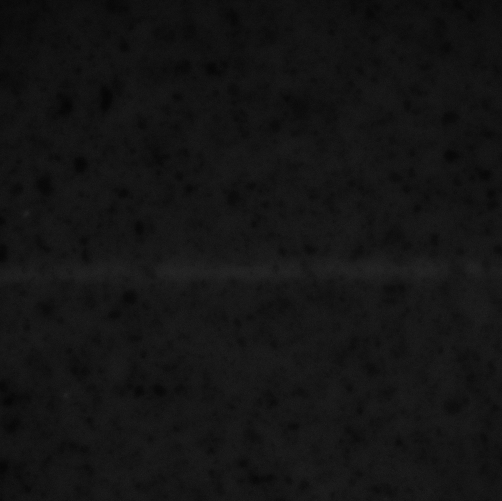
#> input picture UVData/im0.tif, 1004 x 1002 px (shown at 1/2 size)
$ python test_background.py
#> lines starting #> are read from the running program, lines starting #| are printed output that depends on the picture; after the words box and inside, x2 and y2 are one past the last pixel; in counts of white or black regions, pixels touching at a corner belong together
### background_rm.py
# -*- coding: utf-8 -*-
"""
Created on Tue Jun  7 16:13:14 2016

@author: quentinpeter

This scripts automates the background removal

Copyright (C) 2016  Quentin Peter

This program is free software: you can redistribute it and/or modify
it under the terms of the GNU General Public License as published by
the Free Software Foundation, either version 3 of the License, or
(at your option) any later version.

This program is distributed in the hope that it will be useful,
but WITHOUT ANY WARRANTY; without even the implied warranty of
MERCHANTABILITY or FITNESS FOR A PARTICULAR PURPOSE.  See the
GNU General Public License for more details.

You should have received a copy of the GNU General Public License
along with this program.  If not, see <http://www.gnu.org/licenses/>.
"""
import image_registration.image as ir
import image_registration.channel as cr
import numpy as np
import cv2
from scipy.special import erfinv
import warnings
warnings.filterwarnings('ignore', 'Mean of empty slice',RuntimeWarning)
warnings.filterwarnings('ignore', 'invalid value encountered in less',RuntimeWarning)
import scipy
import scipy.ndimage.measurements as msr
sobel = scipy.ndimage.filters.sobel

# [346 lines left out: functions remove_curve_background, same_size, backgroundTreshold, getCircle, backgroundMask, signalMask and 1 more, not called in this run]

def getidx(y,x, deg=2):
    """function to order powers in psize"""
    return ((2*(deg+1)+1)*y-y**2)//2+x

#@profile
# [184 lines left out: functions polyfit2dcoeff, getPeaks, not called in this run]

### test_background.py
# -*- coding: utf-8 -*-
"""
Test with some images

Copyright (C) 2016  Quentin Peter

This program is free software: you can redistribute it and/or modify
it under the terms of the GNU General Public License as published by
the Free Software Foundation, either version 3 of the License, or
(at your option) any later version.

This program is distributed in the hope that it will be useful,
but WITHOUT ANY WARRANTY; without even the implied warranty of
MERCHANTABILITY or FITNESS FOR A PARTICULAR PURPOSE.  See the
GNU General Public License for more details.

You should have received a copy of the GNU General Public License
along with this program.  If not, see <http://www.gnu.org/licenses/>.

"""
#%% Imports
from matplotlib.pyplot import figure, plot, imshow, show,close,semilogy, hold,colorbar
import matplotlib.pyplot as plt
import matplotlib.image as mpimg
import numpy as np
import image_registration.image as ir
import image_registration.channel as cr
import background_rm as rmbg
import importlib
import cv2
import warnings
#%% Reload if changed
importlib.reload(ir)
importlib.reload(cr)
importlib.reload(rmbg)

#%% load images
fns=['UVData/im0.tif']
fns.append('UVData/ba_e1105qt5_500ms.tif')
fns.append('UVData/ba_e1105qt5bg2_1000ms.tif')
imgs=[mpimg.imread(fn) for fn in fns]
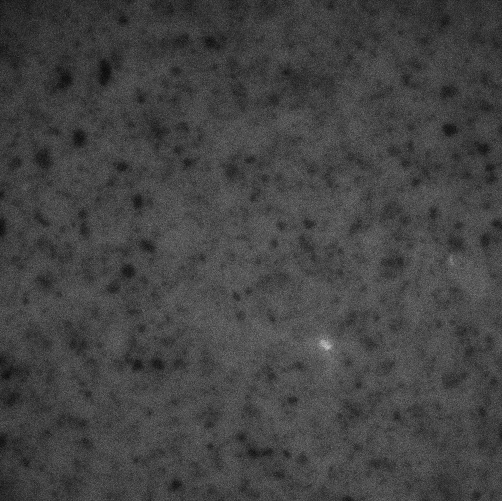
#> input picture UVData/ba_e1105qt5_500ms.tif, 1004 x 1002 px (shown at 1/2 size)
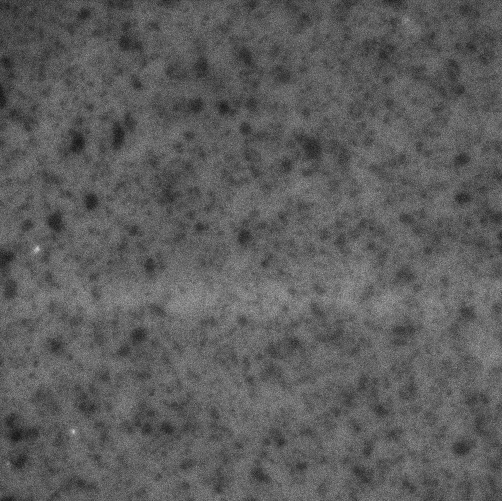
#> input picture UVData/ba_e1105qt5bg2_1000ms.tif, 1004 x 1002 px (shown at 1/2 size)
#> imgs = 3 items

#%% Plot images
#"""
for im in imgs:
    figure()
    imshow(im)
    colorbar()
#> this loop made 3 passes
#"""

#%% Remove background
bg=imgs[1]
#> bg is the input picture: shape (1002, 1004) uint16; min 22, max 8049, mean 2217
im0=imgs[2]
#> im0 is the input picture: shape (1002, 1004) uint16; min 417, max 7271, mean 2902.7
im1=imgs[0]
#> im1 is the input picture: shape (1002, 1004) uint16; min 887, max 14929, mean 5255.7

#remove noise from background to reduce noise
#bg=cv2.GaussianBlur(bg,(3,3),1)

data0=rmbg.remove_curve_background(im0,bg)
#> in remove_curve_background, `nanim=np.isnan(im)`: nanim: shape (1002, 1004) bool; every value is 0
#> in backgroundMask, `finite=np.isfinite(im)`: finite: shape (1002, 1004) bool; every value is 1
#> in backgroundTreshold, `immin=np.nanmin(im)`: immin = 417
#> in backgroundTreshold, `immax=np.nanmax(im)`: immax = 7271
#> in backgroundTreshold, `hist,*_= np.histogram(im[np.isfinite(im)],1000,[immin,immax])`: hist = 1000 values, max 4575 at index 329, min 0 at index 1, mean 1006
#> in backgroundTreshold, `m=hist[1:-1].argmax()+1#don't want saturated values`: m = 329
#> in backgroundTreshold, `m=m*(immax-immin)/1000+immin`: m = 2672
#> in backgroundTreshold, `std=np.sqrt(((m-im[im<m])**2).mean())`: std = 539.2
#> in backgroundMask, `valid=im<backgroundTreshold(im,nstd)`: valid: shape (1002, 1004) bool; 97.8% white; black in thin lines or dots
#> in backgroundMask, `valid=cv2.erode(valid,getCircle(r))`: valid: shape (1002, 1004); values 0 (black) and 1 (white), 77.2% white; 3220 black regions (1866 under 20 px), largest, box (x1, y1, x2, y2) and area: (34, 496, 827, 675) 53104, (813, 505, 953, 689) 8887, (437, 731, 627, 847) 6119
#> in backgroundMask, `valid=cv2.dilate(valid,getCircle(r+r//2))`: valid: shape (1002, 1004); values 0 (black) and 1 (white), 98% white; 595 black regions (500 under 20 px), largest, box (x1, y1, x2, y2) and area: (330, 554, 438, 638) 3466, (517, 557, 583, 636) 2170, (664, 527, 747, 625) 2145
#> in backgroundMask, `valid=cv2.erode(valid,getCircle(r))`:
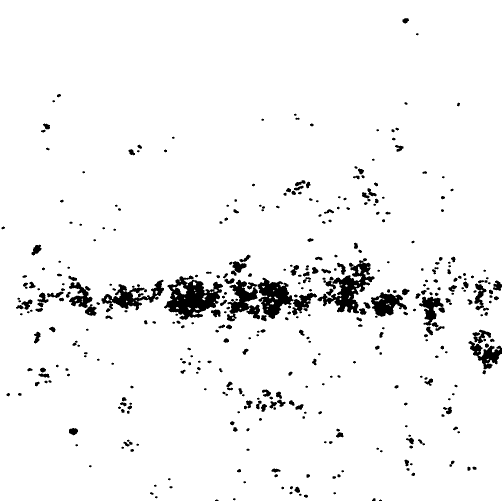
#> valid: shape (1002, 1004) (shown at 1/2 size); values 0 (black) and 1 (white), 95.4% white; 398 black regions (106 under 20 px), largest, box (x1, y1, x2, y2) and area: (328, 551, 446, 640) 5554, (635, 516, 749, 627) 4407, (515, 555, 587, 638) 3263
#> in backgroundMask (call 2), `valid=im<backgroundTreshold(im,nstd)`: valid: shape (1002, 1004) bool; 100% white; black in thin lines or dots, all inside (x1, y1, x2, y2) = (449, 378, 905, 701)
#> in backgroundMask (call 2), `valid=cv2.erode(valid,getCircle(r))`: valid: shape (1002, 1004); values 0 (black) and 1 (white), 99.9% white; 4 black regions (2 under 20 px), largest, box (x1, y1, x2, y2) and area: (637, 678, 669, 703) 468, (899, 519, 907, 524) 28
#> in backgroundMask (call 2), `valid=cv2.dilate(valid,getCircle(r+r//2))`: valid: shape (1002, 1004); values 0 (black) and 1 (white), 100% white; 1 black region, box (x1, y1, x2, y2) and area: (641, 681, 662, 699) 219
#> in backgroundMask (call 2), `valid=cv2.erode(valid,getCircle(r))`: valid: shape (1002, 1004); values 0 (black) and 1 (white), 100% white; 1 black region, box (x1, y1, x2, y2) and area: (639, 679, 664, 701) 357
#> after the loop in polyfit2dcoeff, `for yp in range(deg*2+1):`:
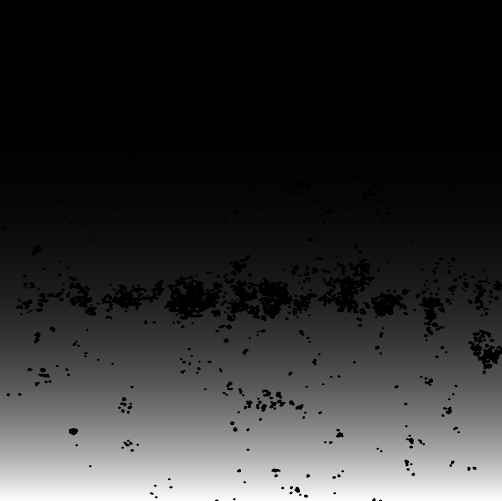
#> vtmpmasked: shape (1002, 1004) float32 (shown at 1/2 size); min 0, max 1e+12, mean 1.93e+11; drawn with min black and max white
#> after the loop in polyfit2dcoeff, `for yp in range(deg*2+1):`: SOPV = [[959857, 479041152, 3.21e+11, 2.42e+14, 1.94e+17], [475312096, 2.37e+11, 1.58e+14, 1.19e+17, 2.38e-44], [3.18e+11, 1.59e+14, 1.06e+17, 7.01e-45, 3.92e-44], [2.41e+14, 1.2e+17, 4.48e-44, 3.5e-44, 6.56e-43], [1.94e+17, 9.6e-43, 7.01e-45, 7.01e-45, 2.38e-44]]
#> in polyfit2dcoeff, `A=np.zeros((psize,psize),dtype='float32')`: A = [[0, 0, 0, 0, 0, 0], [0, 0, 0, 0, 0, 0], [0, 0, 0, 0, 0, 0], [0, 0, 0, 0, 0, 0], [0, 0, 0, 0, 0, 0], [0, 0, 0, 0, 0, 0]]
#> after the loop in polyfit2dcoeff, `for yi in range(deg+1):`: A = [[959857, 479041152, 3.21e+11, 475312096, 2.37e+11, 3.18e+11], [479041152, 3.21e+11, 2.42e+14, 2.37e+11, 1.58e+14, 1.59e+14], [3.21e+11, 2.42e+14, 1.94e+17, 1.58e+14, 1.19e+17, 1.06e+17], [475312096, 2.37e+11, 1.58e+14, 3.18e+11, 1.59e+14, 2.41e+14], [2.37e+11, 1.58e+14, 1.19e+17, 1.59e+14, 1.06e+17, 1.2e+17], [3.18e+11, 1.59e+14, 1.06e+17, 2.41e+14, 1.2e+17, 1.94e+17]]
#> in polyfit2dcoeff, `d[np.logical_not(valid)]=0`:
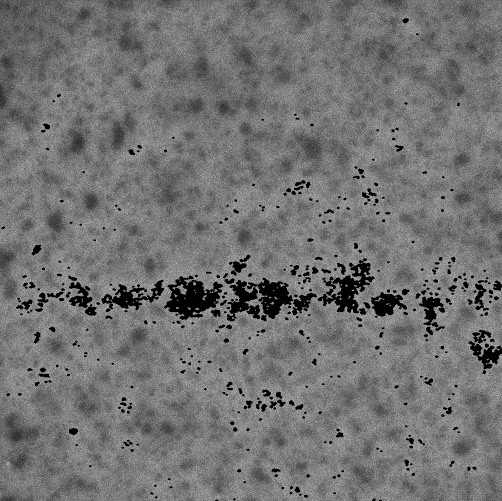
#> d: shape (1002, 1004) float32 (shown at 1/2 size); min 0, max 6075, mean 2733.4; drawn with min black and max white
#> in polyfit2dcoeff, `b=np.dot(np.reshape(vandermasked,(vandermasked.shape[0],-1)), np.resha..`: b = [2.75e+09, 1.38e+12, 9.27e+14, 1.39e+12, 6.99e+14, 9.34e+14]
#> in polyfit2dcoeff, `c=np.linalg.solve(A, b)`: c = [2327.1, 0.709, -0.000562, 1.57, 1.04e-06, -0.00122]
#> in polyfit2d, `ret=np.zeros(im.shape,dtype=c.dtype)`: ret: shape (1002, 1004) float32; every value is 0
#> the loop in polyfit2d, `for coeff, mat in zip(c,vander):` made 6 passes
#> call 2 of polyfit2dcoeff, with deg = 2, vanderOut = array of shape (6, 1002, 1004)
#> after the loop in polyfit2dcoeff (call 2), `for yp in range(deg*2+1):`: SOPV = [[1005651, 504280608, 3.37e+11, 2.54e+14, 2.04e+17], [503260928, 2.52e+11, 1.69e+14, 1.27e+17, 2.38e-44], [3.36e+11, 1.68e+14, 1.13e+17, 7.01e-45, 3.92e-44], [2.52e+14, 1.27e+17, 4.48e-44, 3.5e-44, 6.56e-43], [2.02e+17, 9.6e-43, 7.01e-45, 7.01e-45, 2.38e-44]]
#> in polyfit2dcoeff (call 2), `A=np.zeros((psize,psize),dtype='float32')`: A = [[0, 0, 0, 0, 0, 0], [0, 0, 0, 0, 0, 0], [0, 0, 0, 0, 0, 0], [0, 0, 0, 0, 0, 0], [0, 0, 0, 0, 0, 0], [0, 0, 0, 0, 0, 0]]
#> after the loop in polyfit2dcoeff (call 2), `for yi in range(deg+1):`: A = [[1005651, 504280608, 3.37e+11, 503260928, 2.52e+11, 3.36e+11], [504280608, 3.37e+11, 2.54e+14, 2.52e+11, 1.69e+14, 1.68e+14], [3.37e+11, 2.54e+14, 2.04e+17, 1.69e+14, 1.27e+17, 1.13e+17], [503260928, 2.52e+11, 1.69e+14, 3.36e+11, 1.68e+14, 2.52e+14], [2.52e+11, 1.69e+14, 1.27e+17, 1.68e+14, 1.13e+17, 1.27e+17], [3.36e+11, 1.68e+14, 1.13e+17, 2.52e+14, 1.27e+17, 2.02e+17]]
#> in polyfit2dcoeff (call 2), `d[np.logical_not(valid)]=0`:
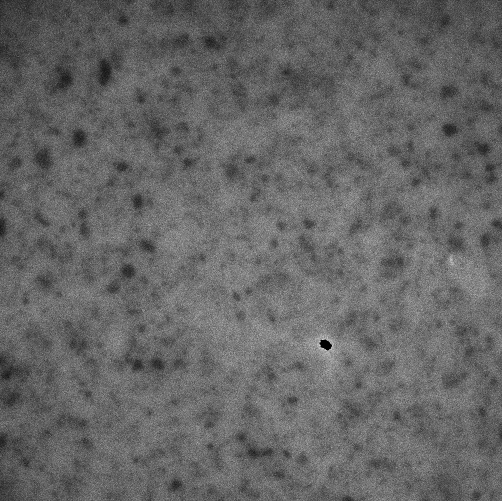
#> d: shape (1002, 1004) float32 (shown at 1/2 size); min 0, max 5535, mean 2215.2; drawn with min black and max white
#> in polyfit2dcoeff (call 2), `b=np.dot(np.reshape(vandermasked,(vandermasked.shape[0],-1)), np.resha..`: b = [2.23e+09, 1.14e+12, 7.63e+14, 1.15e+12, 5.91e+14, 7.7e+14]
#> in polyfit2dcoeff (call 2), `c=np.linalg.solve(A, b)`: c = [1286.3, 1.77, -0.00154, 2.41, 0.000121, -0.00203]
#> the loop in polyfit2d (call 2), `for coeff, mat in zip(c,vander):` made 6 passes
#> in remove_curve_background, `bg=bg/polyfit2d(bg,deg,mask=maskbg)`:
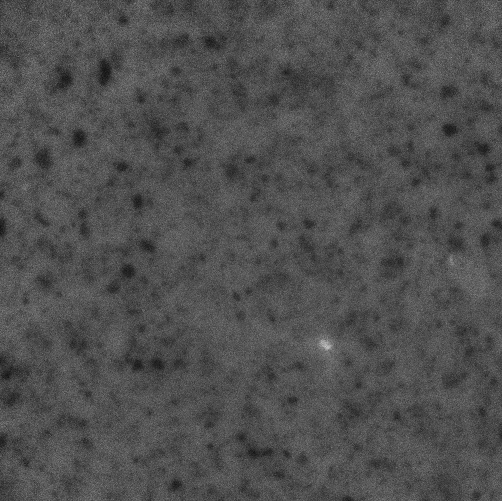
#> bg: shape (1002, 1004) float32 (shown at 1/2 size); min 0.0114, max 3.17, mean 1; drawn with min black and max white
#> (the run stopped early here; a loop or call above may not have finished)
